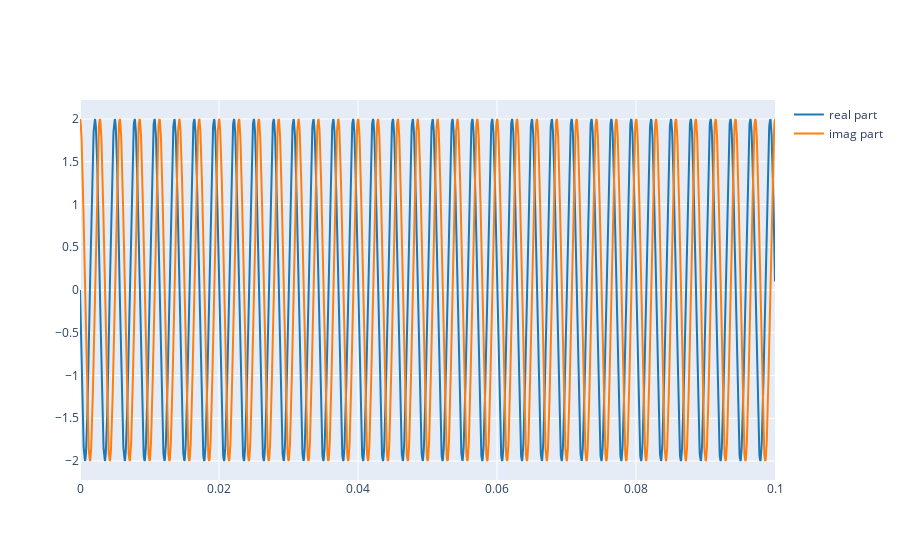

The code cell stored with this chart in its notebook:
### Markdown cell above
Now we can plot the real and imaginary part of this signal:

### Code cell
plot_signals([np.real(x), np.imag(x)], fs, name=['real part', 'imag part'])

### Figure 1 — Plotly figure (JSON) as saved in the notebook; plotly's stock layout.template omitted (floating-point values rounded to 4 significant figures; data arrays with more than 128 entries replaced by an {"elided": "..."} marker saying what was removed)
{"data": [{"line": {"color": "#1f77b4", "shape": "linear"}, "mode": "lines", "name": "real part", "type": "scatter", "x": {"elided": "4410 float values"}, "y": {"elided": "4410 float values"}}, {"line": {"color": "#ff7f0e", "shape": "linear"}, "mode": "lines", "name": "imag part", "type": "scatter", "x": {"elided": "4410 float values"}, "y": {"elided": "4410 float values"}}], "layout": {}}
